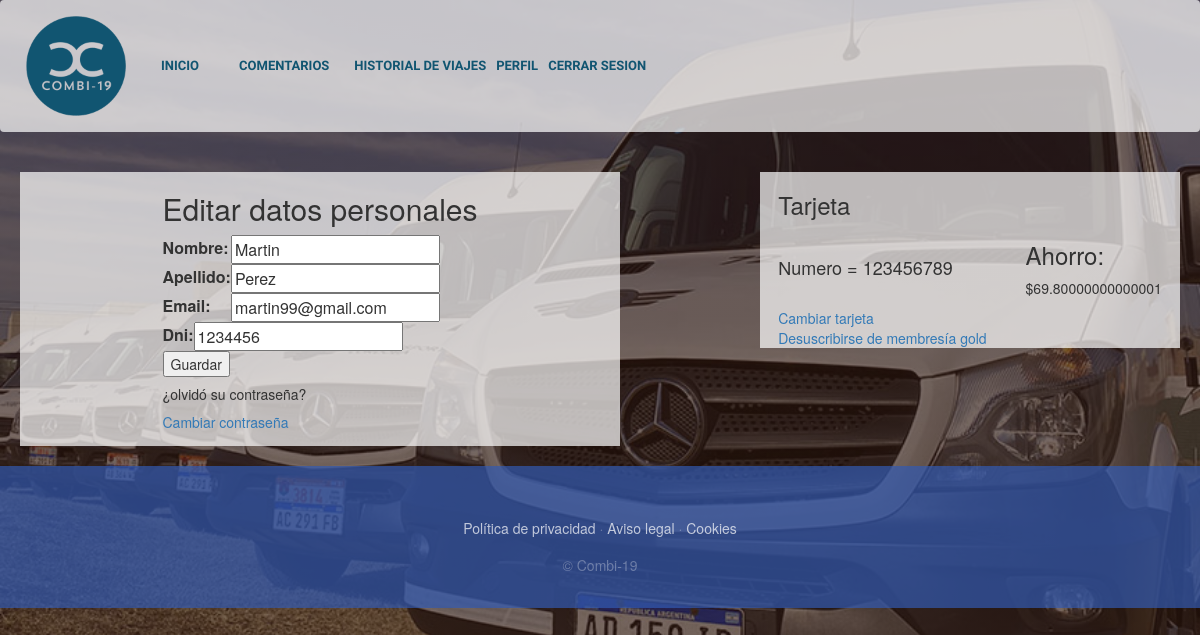
/Perfil/ (signed in), run on the app's committed database.
### PaginaDePruebaApp/models.py (models this page shows, shortened)
class User(AbstractUser):
    username=None
    email=models.EmailField(_('email address'), unique=True)
    USERNAME_FIELD='email'
    REQUIRED_FIELDS = []
    objects=CustomUserManager()
    esCliente=models.BooleanField(default=False)
    esChofer=models.BooleanField(default=False)
    class Meta:
        verbose_name="Usuario"
        verbose_name_plural="Usuarios"

class Cliente(models.Model):
    user=models.OneToOneField(User, on_delete=models.CASCADE, primary_key=True)
    dni= models.IntegerField(null= True, blank = False)
    suspendido=models.BooleanField(default=False)
    testRealizado=models.ManyToManyField(Viaje,default=None,null=True,through='TestRealizadoCliente')
    esGold=models.BooleanField(default=False)
    ahorro=models.FloatField(default=0)
    tarjeta=models.OneToOneField(Tarjeta, on_delete=models.SET_NULL, null=True, default=None)
    class Meta:
        verbose_name="Cliente"
        verbose_name_plural="Clientes"

class Tarjeta(models.Model):
    nro=models.IntegerField()
    fechaVto=models.DateTimeField()
    codigo=models.IntegerField()
    class Meta:
        verbose_name="Tarjeta"
        verbose_name_plural="Tarjetas"

### PaginaDePruebaApp/views.py (the view)
# urls.py: path('Perfil/', views.Perfil,name = "Perfil"),
def Perfil(request):
    cliente=Cliente.objects.get(user_id=request.user.id)
    usuario = User.objects.filter(id= request.user.id).first()
    if request.method == "POST":
        form = EditarForm(request.POST, instance= usuario)
        form2 = EditarDniForm(request.POST, instance = cliente)
        if form.is_valid():
            if form2.is_valid():
                diccionario=form2.cleaned_data
                if diccionario["dni"] >= 0:
                    form.save()
                    form2.save()
                    return render(request,"PaginaDePruebaApp/perfil.html", {"form": form,"persona":cliente,"form2":form2,"cliente":cliente})
                else:
                    msg ="El dni debe ser un numero positivo"    ## Mensaje de error
                    form2.add_error("dni", msg)
                    return render(request,"PaginaDePruebaApp/perfil.html", {"form": form,"persona":cliente,"form2":form2,"cliente":cliente})
            else:
                return render(request,"PaginaDePruebaApp/perfil.html", {"form": form,"persona":cliente,"form2":form2,"cliente":cliente})
        else:
            return render(request,"PaginaDePruebaApp/perfil.html", {"form": form,"persona":cliente,"form2":form2,"cliente":cliente})
    else:
        form = EditarForm(instance = usuario)
        form2 = EditarDniForm(instance = cliente)
        return render(request, "PaginaDepruebaApp/perfil.html", {"form": form, "persona":cliente,"form2":form2,"cliente":cliente})

### PaginaDePruebaApp/forms.py
class EditarForm(forms.ModelForm):
    first_name= forms.CharField(label='Nombre', max_length=30,widget=forms.TextInput())
    last_name= forms.CharField(label='Apellido',max_length=30,widget=forms.TextInput())
    email = forms.EmailField()
    class Meta:
        model = get_user_model()
        fields= ['first_name','last_name', 'email']
    def __init__(self ,*args, **kwargs):
        super(EditarForm, self).__init__(*args, **kwargs)

class EditarDniForm(forms.ModelForm):
    dni = forms.IntegerField()
    class Meta:
        model = get_user_model()
        fields = ['dni']

### PaginaDePruebaApp/templates/PaginaDePruebaApp/perfil.html (shortened to what this page needs)
{% extends "PaginaDePruebaApp/base.html" %}
{% load static %}
{% block content %}
<div class="formPerfil">
    <form class="perfil" action="" method="post">
        <h2>Editar datos personales </h2>
        <table> {{form.as_table}} </table>
        <table> {{form2.as_table}} </table>
        <input type="button" value="Guardar" onclick="submitForms()" />
        <h5> ¿olvidó su contraseña? </h5>
        <a href = "{% url 'CambiarContrasena' user.id %}">Cambiar contraseña</a>
    </form>
</div>
<div class="infoGold">
    {% if persona.esGold %}
        <div>
            <h3>Tarjeta</h3>
            <br>
            <h4>Numero = {{ persona.tarjeta.nro }}</h4>
            <br>
            <a href="{% url 'CambioTarjeta' %}">Cambiar tarjeta</a>
            <br>
            <a href="{% url 'ConfirmacionBajaMembresia' %}">Desuscribirse de membresía gold</a>
        </div>
        <div>
            <h3>Ahorro:</h3>
            ${{persona.ahorro}}
        </div>
    {% endif %}
 </div>
{% endblock %}

### PaginaDePruebaApp/static/PaginaDePruebaApp/css/gestion.css (style rules this page uses)
body { font-family: 'Lora'; background: linear-gradient(rgba(47, 23, 15, 0.65), rgba(47, 23, 15, 0.65)), url("../img/fondo.jpg"); background-attachment: fixed; background-position: center; background-size: cover; }
h1, h2, h3, h4, h5, h6 { font-family: 'Raleway'; }
.formPerfil { width: 50%; height: max-content; display: flex; align-items: center; justify-content: center; float: left; flex-flow: row wrap; background-color: rgba(255, 255, 255,0.7); margin: 20px 20px; }
.infoGold { width: 35%; display: flex; align-items: center; justify-content: center; float: right; flex-flow: row wrap; background-color: rgba(255, 255, 255,0.7); margin: 20px 20px; }

### data on the page
User: first_name "Martin", last_name "Perez", email "martin99@gmail.com"
Cliente: tarjeta.nro "123456789", ahorro "69.80000000000001"
